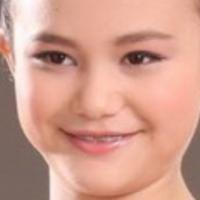
#> input picture dataset/10_1_0_20170109205003280.jpg.chip.jpg, 200 x 200 px; its folder holds only this picture in this run
$ jupyter execute data_analysis.ipynb
#> lines starting #> are read from the running program, lines starting #| are printed output that depends on the picture
[cell 1]
import numpy as np
import pandas as pd
import cv2
import cv2 as cv
import os
import matplotlib.pyplot as plt
import seaborn as sns

[cell 2]
XData = []
yData = []

age_list = dict()

for dirname, _, filenames in os.walk('dataset'):
    for i,filename in enumerate(filenames):
        content = filename.split("_")
        age = content[0]

        try:

            if(age_list[age] < 110):
                yData.append(content[0])

                img = cv2.imread(os.path.join(dirname, filename))
                img = img / 25
                img = cv2.resize(img, (150, 150))
                XData.append(img)

                age_list[age] = age_list[age] + 1


        except:
            age_list[age] = 0

        if(i % 100 == 0):
            print(i, end = " ")

[cell 3]
# perform EDA on the collected data
# Descriptive Statistics (for age)
age_values = [int(age) for age in yData]
age_series = pd.Series(age_values)
age_summary = age_series.describe()

# Data Visualization
# Plot age distribution
plt.figure(figsize=(10, 6))
sns.histplot(age_values, kde=True)
plt.title('Age Distribution')
plt.xlabel('Age')
plt.ylabel('Frequency')
plt.grid(True)
plt.show()

[cell 4]
age_summary

[cell 5]
age_series.head()

[cell 6]
age_series.shape

[cell 7]
age_series.info()

[cell 8]
age_series.nunique()

**Histogram Equalization**

[cell 9]
# Function to calculate normalized histogram and CDF for a given age value
def calculate_histogram_and_cdf(age_value):
    img_sum = np.array([0] * 40000)
    count = 0
    for dirname, _, filenames in os.walk('dataset'):
        for i, filename in enumerate(filenames):
            content = filename.split("_")
            age = content[0]
            if (age == age_value):
                img = np.array(cv2.imread(os.path.join(dirname, filename), cv2.IMREAD_GRAYSCALE))
                img_sum = np.add(img_sum, img.flatten())
                count = count + 1
    average = np.divide(img_sum, count)

    # Calculate histogram of the 'average' array
    hist, bins = np.histogram(average, 256, [0, 256])

    # Normalize the histogram's y-axis values to the range [0, 1]
    normalized_hist = hist / np.max(hist)

    # Calculate cumulative distribution function (CDF)
    cdf = hist.cumsum()
    cdf_normalized = cdf / cdf.max()

    return bins, normalized_hist, cdf_normalized

# Calculate histogram and CDF for age 1 and age 100
bins_age_1, normalized_hist_age_1, cdf_normalized_age_1 = calculate_histogram_and_cdf('1')
bins_age_100, normalized_hist_age_100, cdf_normalized_age_100 = calculate_histogram_and_cdf('100')

# Plot both histograms and CDFs on the same graph for comparison
plt.figure(figsize=(10, 6))
plt.plot(cdf_normalized_age_1, color='b', label='Age 1 CDF')
plt.plot(cdf_normalized_age_100, color='r', label='Age 100 CDF')
plt.bar(bins_age_1[:-1], normalized_hist_age_1, width=(bins_age_1[1] - bins_age_1[0]), color='b', alpha=0.5, label='Age 1 Histogram')
plt.bar(bins_age_100[:-1], normalized_hist_age_100, width=(bins_age_100[1] - bins_age_100[0]), color='r', alpha=0.5, label='Age 100 Histogram')
plt.xlim([0, 256])
plt.ylim([0, 1])
plt.legend()
plt.xlabel('Pixel Intensity')
plt.ylabel('Normalized Frequency / CDF')
plt.title('Comparison of Normalized Histograms and CDFs for Age 1 and Age 100')
plt.show()
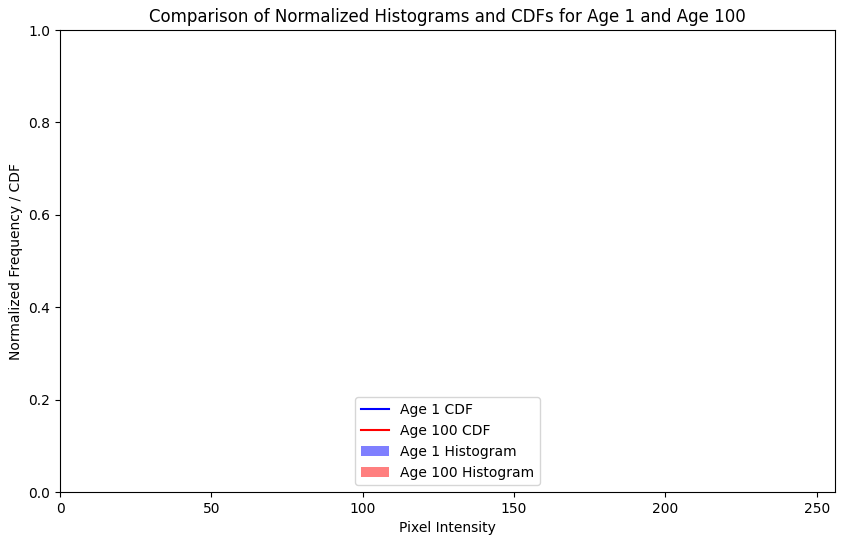
#> figure drawn by matplotlib, 1 panel

[cell 10]
# Function to calculate average brightness for a given age value
def calculate_average_brightness(age_value):
#> called with age_value = 10
    brightness_values = []
    for dirname, _, filenames in os.walk('dataset'):
        for filename in filenames:
            content = filename.split("_")
            age = int(content[0])
            if age == age_value:
                img = cv2.imread(os.path.join(dirname, filename), cv2.IMREAD_GRAYSCALE)
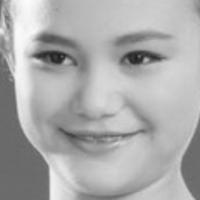
#> img: shape (200, 200); min 28, max 252, mean 171.4
                # Calculate average pixel intensity (brightness)
                avg_brightness = np.mean(img)
#> avg_brightness = 171.4
                brightness_values.append(avg_brightness)
    return brightness_values

# Calculate average brightness for age 10 and age 60
brightness_age_10 = calculate_average_brightness(10)
#> brightness_age_10 = [171.4]
brightness_age_60 = calculate_average_brightness(60)

# Plotting the brightness distribution
plt.figure(figsize=(8, 6))
plt.hist(brightness_age_10, bins=50, alpha=0.5, color='blue', label='Age 10')
plt.hist(brightness_age_60, bins=50, alpha=0.5, color='red', label='Age 60')
plt.xlabel('Average Pixel Intensity (Brightness)')
plt.ylabel('Frequency')
plt.title('Brightness Distribution for Age 10 and Age 60')
plt.legend()
plt.show()
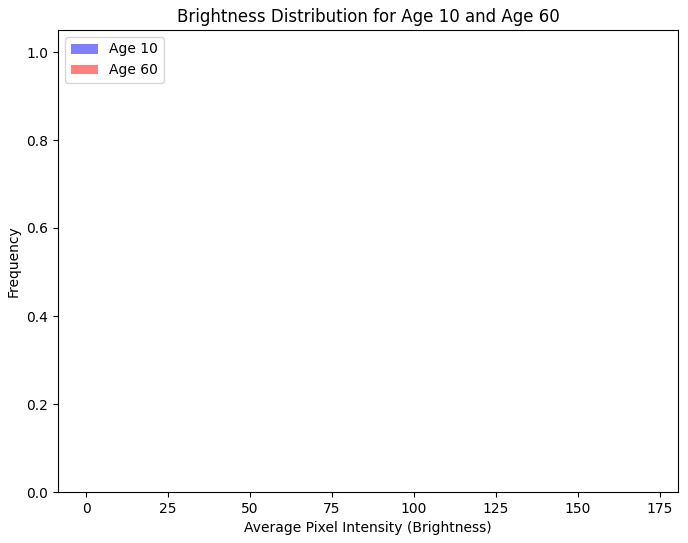
#> figure drawn by matplotlib, 1 panel; tallest bar 1 high, from x = 171.4 to 171.5

[cell 11]
# Function to perform Canny edge detection for a given age value
def perform_edge_detection(age_value):
#> called with age_value = 10
    edge_counts = []
    for dirname, _, filenames in os.walk('dataset'):
        for filename in filenames:
            content = filename.split("_")
            age = int(content[0])
            if age == age_value:
                img = cv2.imread(os.path.join(dirname, filename), cv2.IMREAD_GRAYSCALE)
                # Apply Canny edge detection
                edges = cv2.Canny(img, 100, 200)
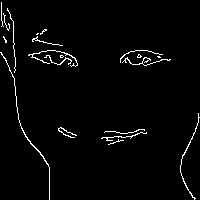
#> edges: shape (200, 200); 2.5% white in thin lines or dots
                # Count the number of edge pixels
                edge_counts.append(np.sum(edges) / 255)  # Dividing by 255 to count white pixels (edges)
    return edge_counts

# Perform edge detection for age 10 and age 60
edges_age_10 = perform_edge_detection(10)
#> edges_age_10 = [980]
edges_age_60 = perform_edge_detection(60)

# Plotting the edge distribution
plt.figure(figsize=(8, 6))
plt.hist(edges_age_10, bins=50, alpha=0.5, color='blue', label='Age 10')
plt.hist(edges_age_60, bins=50, alpha=0.5, color='red', label='Age 60')
plt.xlabel('Number of Edge Pixels')
plt.ylabel('Frequency')
plt.title('Edge Distribution for Age 10 and Age 60 (Canny Edge Detection)')
plt.legend()
plt.show()
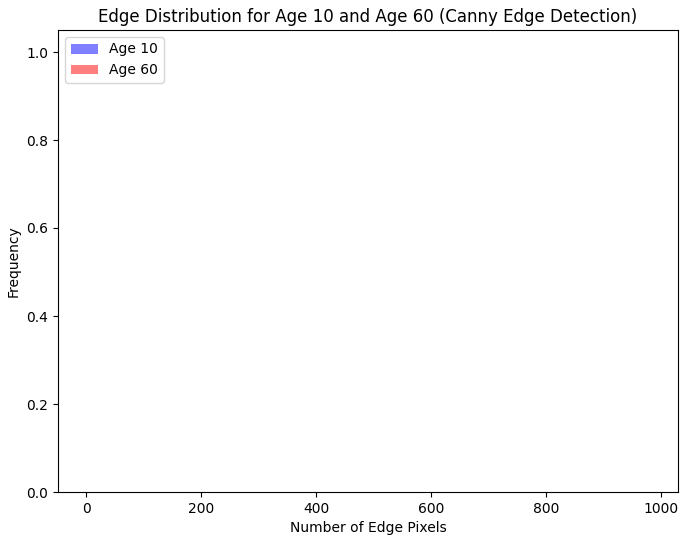
#> figure drawn by matplotlib, 1 panel; tallest bar 1 high, from x = 980 to 980
